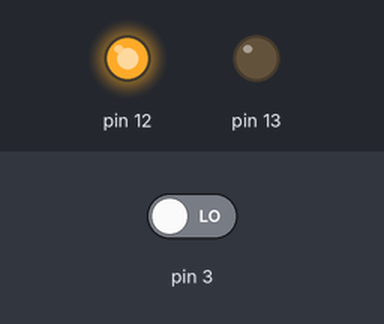
The sketch below on a simulated Arduino Uno, built with avr-gcc and run on an emulated ATmega328P. Shown: output pins drawn as LEDs (lit = HIGH). The test bench sets the inputs (shaded band); at power-on: pin 3 LOW.

Above: at 1.2 s.
1.3 s: pin 3 driven HIGH
At 2.3 s:
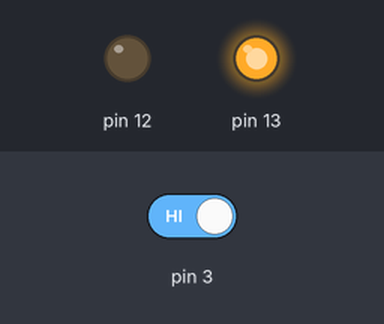
2.8 s: pin 3 driven LOW
At 3.4 s:
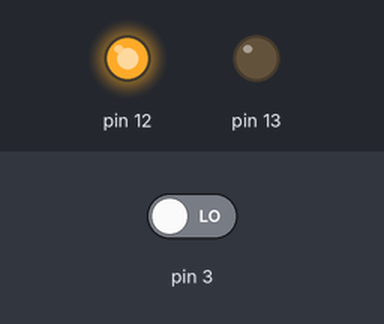
4.3 s: pin 3 driven HIGH
At 5.7 s:
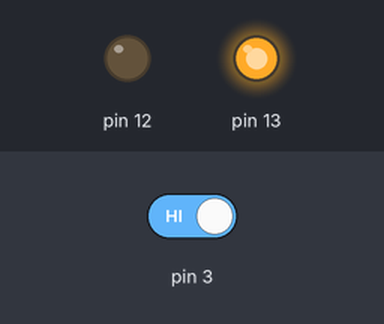
Timing chart, 0 to 7.3 s (numbered marks = the images above; inputs shaded):
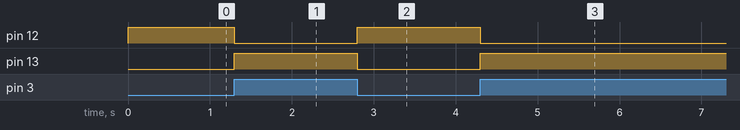

The sketch:

sketch_sep12a.ino
```cpp
void setup()
{
  pinMode(13, OUTPUT);
  pinMode(12, OUTPUT);
  pinMode(3, INPUT);
}

void loop()
{
  digitalWrite(13, digitalRead(3));
  digitalWrite(12, 1 - digitalRead(3));
}
```

Measured:
- after the input at 1.3 s, pin 12: HIGH → LOW at once; pin 13: LOW → HIGH at once
- after the input at 2.8 s, pin 12: LOW → HIGH at once; pin 13: HIGH → LOW at once
- after the input at 4.3 s, pin 12: HIGH → LOW at once; pin 13: LOW → HIGH at once
